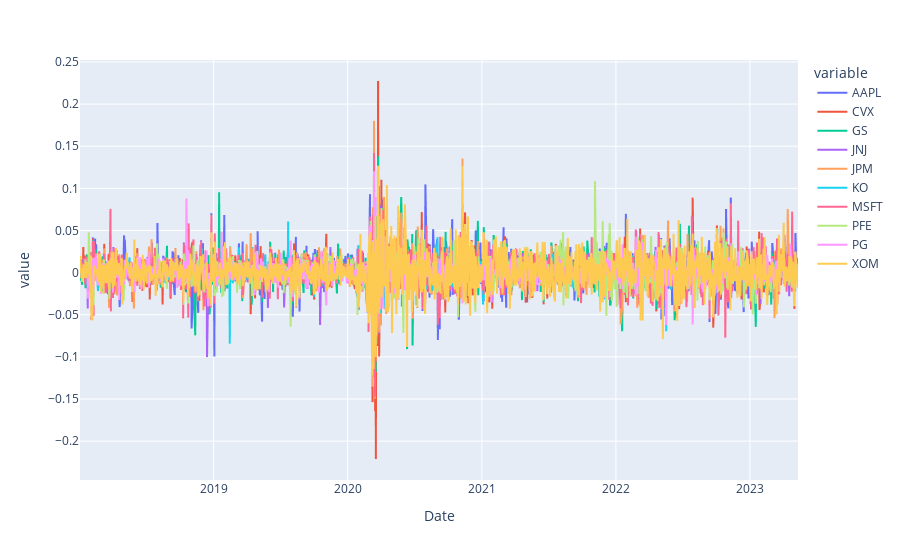

The notebook cell saved with this chart:
### Code cell
ret_port = portfolio_data.pct_change()
px.line(ret_port)

### Figure 1 — Plotly figure (JSON) as saved in the notebook; plotly's stock layout.template omitted (floating-point values rounded to 4 significant figures; data arrays with more than 128 entries replaced by an {"elided": "..."} marker saying what was removed)
{"data": [{"hovertemplate": "variable=AAPL<br>Date=%{x}<br>value=%{y}<extra></extra>", "legendgroup": "AAPL", "line": {"color": "#636efa", "dash": "solid"}, "marker": {"symbol": "circle"}, "mode": "lines", "name": "AAPL", "showlegend": true, "type": "scattergl", "x": {"elided": "1350 str values"}, "xaxis": "x", "y": {"elided": "1350 float values"}, "yaxis": "y"}, {"hovertemplate": "variable=CVX<br>Date=%{x}<br>value=%{y}<extra></extra>", "legendgroup": "CVX", "line": {"color": "#EF553B", "dash": "solid"}, "marker": {"symbol": "circle"}, "mode": "lines", "name": "CVX", "showlegend": true, "type": "scattergl", "x": {"elided": "1350 str values"}, "xaxis": "x", "y": {"elided": "1350 float values"}, "yaxis": "y"}, {"hovertemplate": "variable=GS<br>Date=%{x}<br>value=%{y}<extra></extra>", "legendgroup": "GS", "line": {"color": "#00cc96", "dash": "solid"}, "marker": {"symbol": "circle"}, "mode": "lines", "name": "GS", "showlegend": true, "type": "scattergl", "x": {"elided": "1350 str values"}, "xaxis": "x", "y": {"elided": "1350 float values"}, "yaxis": "y"}, {"hovertemplate": "variable=JNJ<br>Date=%{x}<br>value=%{y}<extra></extra>", "legendgroup": "JNJ", "line": {"color": "#ab63fa", "dash": "solid"}, "marker": {"symbol": "circle"}, "mode": "lines", "name": "JNJ", "showlegend": true, "type": "scattergl", "x": {"elided": "1350 str values"}, "xaxis": "x", "y": {"elided": "1350 float values"}, "yaxis": "y"}, {"hovertemplate": "variable=JPM<br>Date=%{x}<br>value=%{y}<extra></extra>", "legendgroup": "JPM", "line": {"color": "#FFA15A", "dash": "solid"}, "marker": {"symbol": "circle"}, "mode": "lines", "name": "JPM", "showlegend": true, "type": "scattergl", "x": {"elided": "1350 str values"}, "xaxis": "x", "y": {"elided": "1350 float values"}, "yaxis": "y"}, {"hovertemplate": "variable=KO<br>Date=%{x}<br>value=%{y}<extra></extra>", "legendgroup": "KO", "line": {"color": "#19d3f3", "dash": "solid"}, "marker": {"symbol": "circle"}, "mode": "lines", "name": "KO", "showlegend": true, "type": "scattergl", "x": {"elided": "1350 str values"}, "xaxis": "x", "y": {"elided": "1350 float values"}, "yaxis": "y"}, {"hovertemplate": "variable=MSFT<br>Date=%{x}<br>value=%{y}<extra></extra>", "legendgroup": "MSFT", "line": {"color": "#FF6692", "dash": "solid"}, "marker": {"symbol": "circle"}, "mode": "lines", "name": "MSFT", "showlegend": true, "type": "scattergl", "x": {"elided": "1350 str values"}, "xaxis": "x", "y": {"elided": "1350 float values"}, "yaxis": "y"}, {"hovertemplate": "variable=PFE<br>Date=%{x}<br>value=%{y}<extra></extra>", "legendgroup": "PFE", "line": {"color": "#B6E880", "dash": "solid"}, "marker": {"symbol": "circle"}, "mode": "lines", "name": "PFE", "showlegend": true, "type": "scattergl", "x": {"elided": "1350 str values"}, "xaxis": "x", "y": {"elided": "1350 float values"}, "yaxis": "y"}, {"hovertemplate": "variable=PG<br>Date=%{x}<br>value=%{y}<extra></extra>", "legendgroup": "PG", "line": {"color": "#FF97FF", "dash": "solid"}, "marker": {"symbol": "circle"}, "mode": "lines", "name": "PG", "showlegend": true, "type": "scattergl", "x": {"elided": "1350 str values"}, "xaxis": "x", "y": {"elided": "1350 float values"}, "yaxis": "y"}, {"hovertemplate": "variable=XOM<br>Date=%{x}<br>value=%{y}<extra></extra>", "legendgroup": "XOM", "line": {"color": "#FECB52", "dash": "solid"}, "marker": {"symbol": "circle"}, "mode": "lines", "name": "XOM", "showlegend": true, "type": "scattergl", "x": {"elided": "1350 str values"}, "xaxis": "x", "y": {"elided": "1350 float values"}, "yaxis": "y"}], "layout": {"legend": {"title": {"text": "variable"}, "tracegroupgap": 0}, "margin": {"t": 60}, "xaxis": {"anchor": "y", "domain": [0, 1], "title": {"text": "Date"}}, "yaxis": {"anchor": "x", "domain": [0, 1], "title": {"text": "value"}}}}
